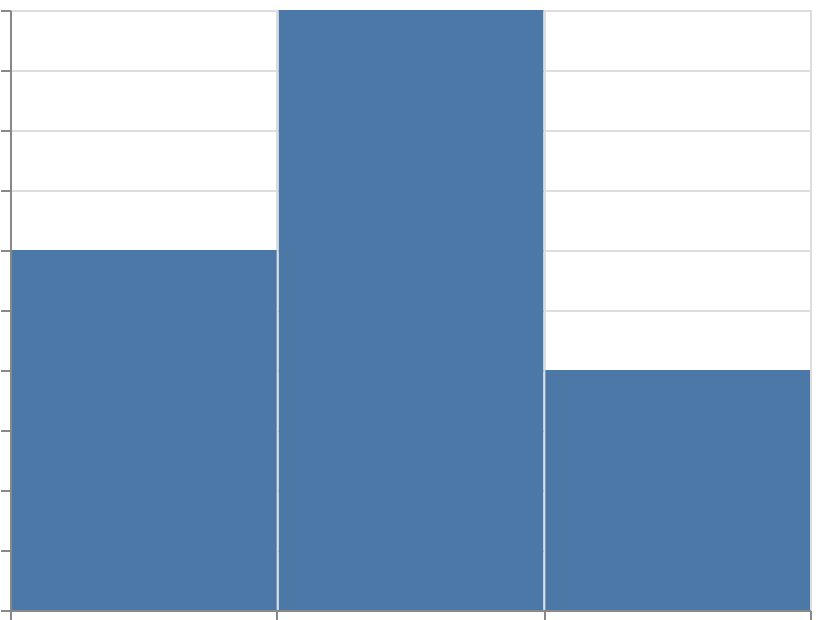

Vega-Lite specification stored for this chart:
### Vega-Lite specification from a JSON file in a GitHub repository (floating-point values rounded to 4 significant figures)
{"$schema": "https://vega.github.io/schema/vega-lite/v6.json", "width": 400, "height": 300, "padding": 5, "autosize": "none", "data": {"name": "table", "values": [{"date": "2021-06-01", "val": 3}, {"date": "2022-06-01", "val": 5}, {"date": "2023-06-01", "val": 2}]}, "mark": "bar", "encoding": {"x": {"field": "date", "type": "temporal", "timeUnit": "year"}, "y": {"field": "val", "type": "quantitative"}}}
